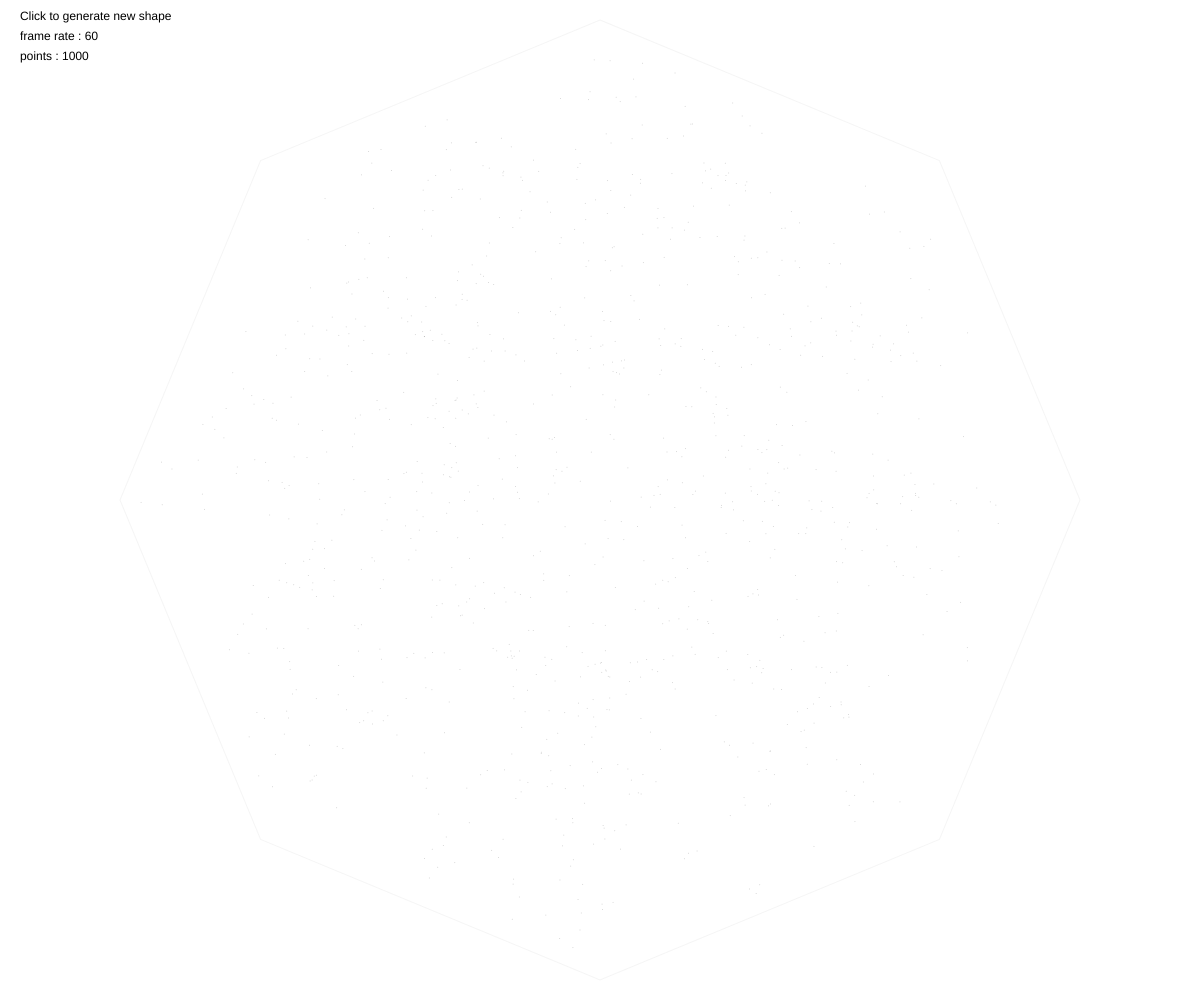
Frame 1 (no input)
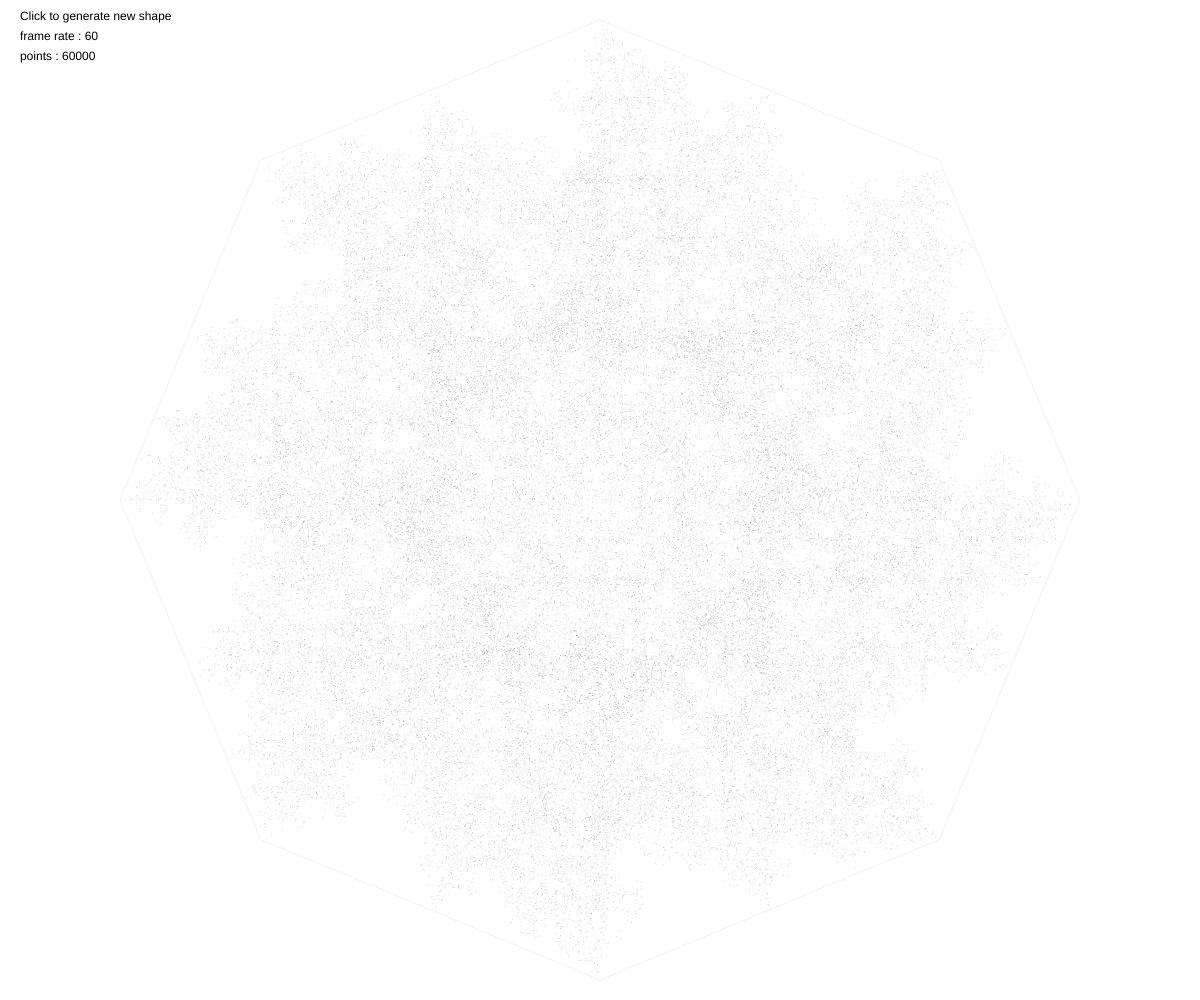
Frame 60 (no input)
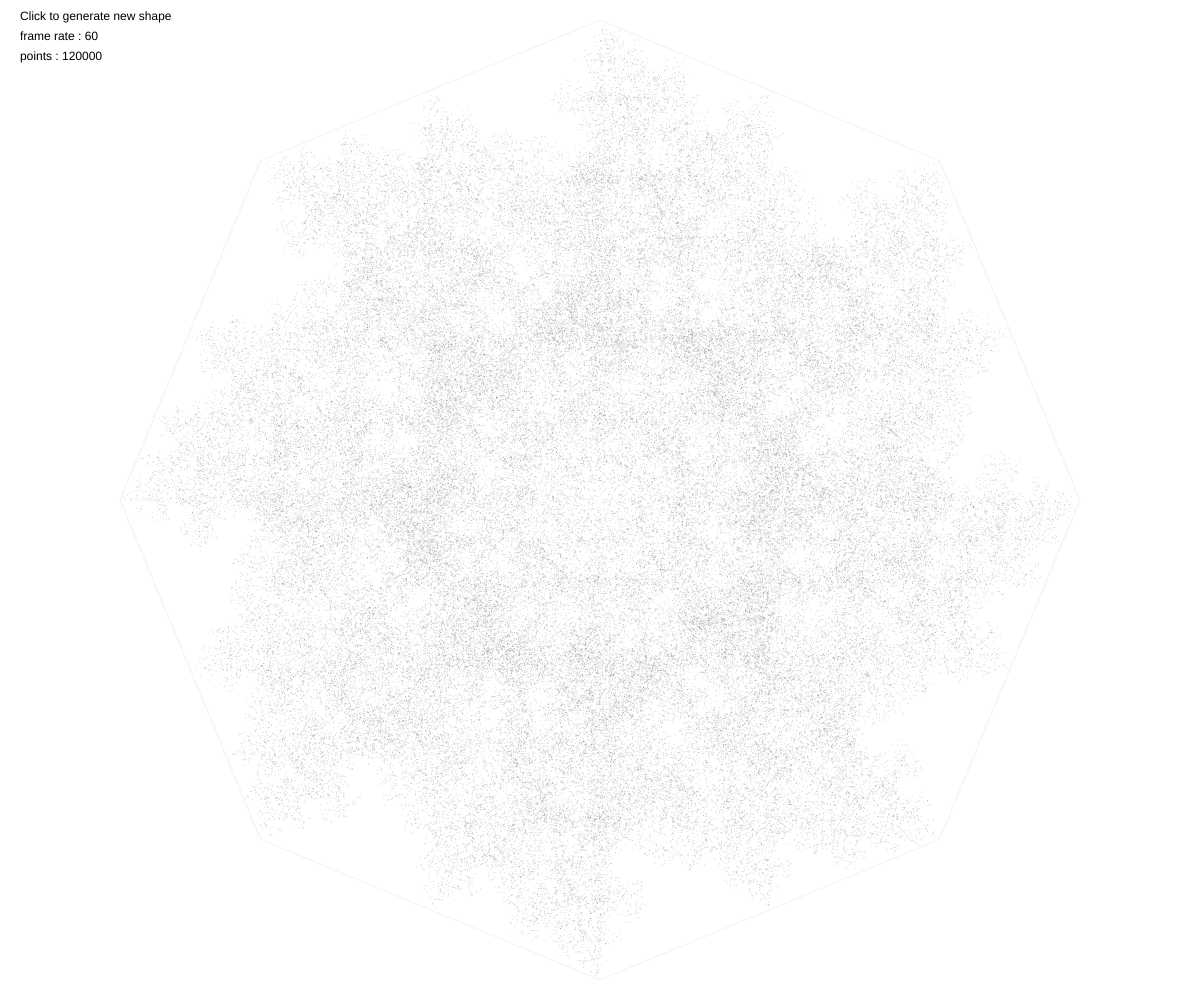
Frame 120 (the mouse pressed at the canvas centre since frame 60)

The p5.js sketch that drew these frames (run headless with seeded random() and noise() and a simulated clock; from frame 60 on, the mouse is pressed at the canvas centre):

// p5.js sketch
// ── sketch.js
var fr;
var cg;
var pointsPerFrame = 1000;
var edges = 6;
var rules = [
  [1], [], [0]
];

function setup() {
  createCanvas(windowWidth, windowHeight);
  //frameRate(1);
  init();
  pixelDensity(2.0);
}

function draw() {
  push();
  translate(width / 2, height / 2);
  cg.displayPolygon(height / 2 - 20);
  cg.addPoints(pointsPerFrame, height / 2 - 20);
  pop();
  caption();
}

function caption() {
  fill(255);
  noStroke();
  rect(0, 0, 200, 70);
  fill(0);
  fr = frameCount % 20 === 1 ? frameRate().toFixed(0) : fr;
  text("Click to generate new shape", 20, 20);
  text("frame rate : " + fr, 20, 40);
  text("points : " + cg.getNumberOfPoints(), 20, 60);
}

function mouseReleased() {
  init();
  cg.getRules();
  background(255);
}

function createChaosGame(edges) {
  // objet chaosGame;
  var chaosGame = {};
  // edges : nombres de faces
  chaosGame.edges = edges;
  // vertices : coordonnées des sommets (-1, 1)
  chaosGame.vertices = [];
  // premier point [0, 0] // éventuellement à tirer au sort ...
  chaosGame.currentPoint = [0., 0.];
  // nombre de points ajoutés
  chaosGame.numberOfPoints = 0;
  // les regles ...
  chaosGame.rules = [];
  // mémoire
  chaosGame.pastVertexNumbers = [];
  // remplis le tableau chaosGame.vertices
  for (var i = 0; i < edges; i++) {
    var angle = -HALF_PI + TWO_PI / edges * i;
    var x = cos(angle);
    var y = sin(angle);
    chaosGame.vertices[i] = [x, y];
  }
  // methode d'affichage du polygone
  chaosGame.displayPolygon = function(radius) {
    push();
    stroke(245);
    noFill();
    beginShape();
    for (var i = 0; i < this.edges; i++) {
      vertex(chaosGame.vertices[i][0] * radius, chaosGame.vertices[i][1] * radius);
    }
    endShape(CLOSE);
    pop();
  }
  chaosGame.addPoints = function(n, radius) {
    push();
    stroke(0, 50);
    for (var i = 0; i < n; i++) {
      //pick a vertex according to the rules
      var pickedVertex, vertexNumber;
      do {
        vertexNumber = Math.floor(Math.random() * chaosGame.edges);
      } while (chaosGame.checkRules(vertexNumber));
      pickedVertex = chaosGame.vertices[vertexNumber];
      chaosGame.pastVertexNumbers.unshift(vertexNumber);
      chaosGame.pastVertexNumbers.pop(chaosGame.rules.length);
      chaosGame.currentPoint[0] += (pickedVertex[0] - chaosGame.currentPoint[0]) / 2;
      chaosGame.currentPoint[1] += (pickedVertex[1] - chaosGame.currentPoint[1]) / 2;
      point(chaosGame.currentPoint[0] * radius, chaosGame.currentPoint[1] * radius);
    }
    pop();
    chaosGame.numberOfPoints += n;
  }
  chaosGame.checkRules = function(n) {
    for (var i = 0; i < chaosGame.pastVertexNumbers.length; i++) {
      for (var j = 0; j < chaosGame.rules[i].length; j++) {
        if (n === (chaosGame.pastVertexNumbers[i] + chaosGame.rules[i][j]) % chaosGame.edges) {
          return true;
        }
      }
    }
    return false;
  }
  chaosGame.setRules = function(rules) {
    chaosGame.rules = rules;
    // remplis le tabeau de mémoire
    for (var i = 0; i < chaosGame.rules.length; i++) {
      chaosGame.pastVertexNumbers.push(-1);
    }
  }
  chaosGame.setRandomRules = function(depth) {
    var rndRules = [];
    var depth = floor(random(chaosGame.edges / 2 - 1) + 1);
    console.log("depth : " + depth);
    for (var i = 0; i < depth; i++) {
      var constraints = floor(random(chaosGame.edges / 2 - 1) + 1);
      rndRules.push(among(constraints, chaosGame.edges - 1))
    }
    chaosGame.setRules(rndRules);
  }
  chaosGame.getRules = function() {
    var res = "";
    res += "[ ";
    for (var i = 0; i < chaosGame.rules.length; i++) {
      for (var j = 0; j < chaosGame.rules[i].length; j++) {
        if (j === 0) {
          res += "[";
        }
        res += chaosGame.rules[i][j]
        if (j < chaosGame.rules[i].length - 1) {
          res += ", "
        };
        if (j === chaosGame.rules[i].length - 1) {
          if (i < chaosGame.rules.length - 1) {
            res += "], ";
          } else {
            res += "]";
          }
        }
      }
    }
    res += " ]";
    console.log(res);
  }
  chaosGame.getNumberOfPoints = function() {
    return chaosGame.numberOfPoints;
  }
  return chaosGame;
}

function among(n, total) {
  var res = [];
  var pick;
  for (var i = 0; i < n; i++) {
    do {
      pick = floor(random(total))
    } while (res.indexOf(pick) > -1);
    res.push(pick);
  }
  return res;
}

function init() {
  console.log("INIT");
  cg = createChaosGame(floor(random(6, 9)));
  cg.setRandomRules();
  cg.getRules();
  frameCount = 0;
}
